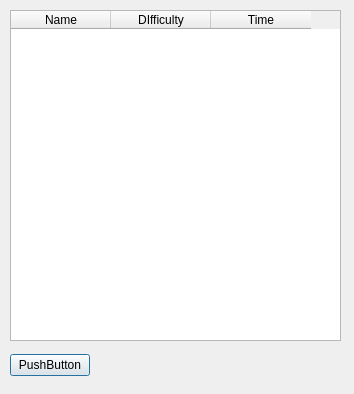
<?xml version="1.0" encoding="UTF-8"?>
<ui version="4.0">
 <class>Highscore</class>
 <widget class="QDialog" name="Highscore">
  <property name="geometry">
   <rect>
    <x>0</x>
    <y>0</y>
    <width>354</width>
    <height>394</height>
   </rect>
  </property>
  <property name="windowTitle">
   <string>Dialog</string>
  </property>
  <widget class="QTableWidget" name="hiscoreTable">
   <property name="geometry">
    <rect>
     <x>10</x>
     <y>10</y>
     <width>331</width>
     <height>331</height>
    </rect>
   </property>
   <column>
    <property name="text">
     <string>Name</string>
    </property>
   </column>
   <column>
    <property name="text">
     <string>DIfficulty</string>
    </property>
   </column>
   <column>
    <property name="text">
     <string>Time</string>
    </property>
   </column>
  </widget>
  <widget class="QWidget" name="horizontalLayoutWidget">
   <property name="geometry">
    <rect>
     <x>10</x>
     <y>350</y>
     <width>331</width>
     <height>31</height>
    </rect>
   </property>
   <layout class="QHBoxLayout" name="horizontalLayout">
    <item>
     <widget class="QPushButton" name="pushButton">
      <property name="text">
       <string>PushButton</string>
      </property>
     </widget>
    </item>
    <item>
     <spacer name="horizontalSpacer">
      <property name="orientation">
       <enum>Qt::Horizontal</enum>
      </property>
      <property name="sizeHint" stdset="0">
       <size>
        <width>40</width>
        <height>20</height>
       </size>
      </property>
     </spacer>
    </item>
   </layout>
  </widget>
 </widget>
 <resources/>
 <connections/>
</ui>
